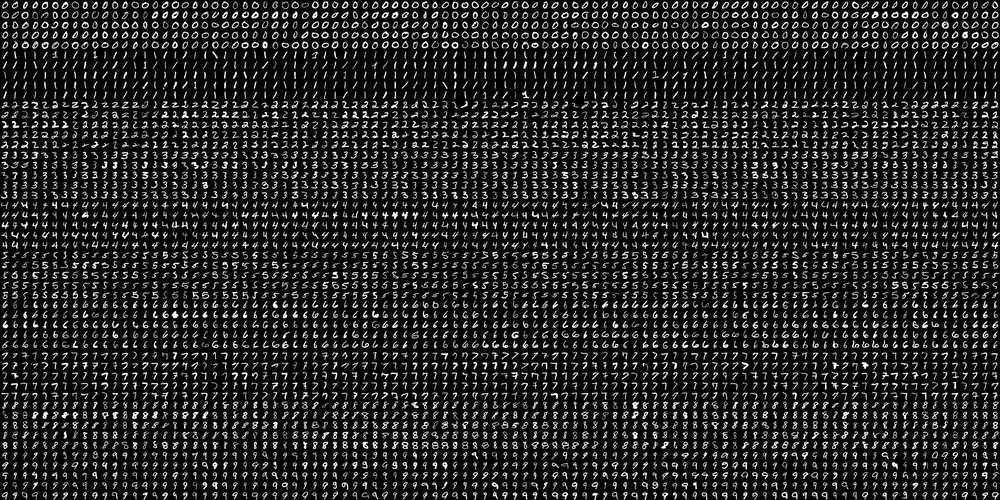
#> input picture imarticus/5.1 Computer Vision/4-In Class Exercise/digits.png, 1000 x 500 px, shrunk from 2000 x 1000 before the run
$ jupyter execute HoG_Digits.ipynb
#> lines starting #> are read from the running program, lines starting #| are printed output that depends on the picture
# HoG for Digit Recognition
(Taken and modified from the official tutorial of OpenCV on HoG)

[cell 1]
import cv2
#import cv2.ml
import numpy as np
import itertools as it
import matplotlib.pyplot as plt

### Define some Helper Functions

[cell 2]
def split2d(img, cell_size, flatten=True):
    h, w = img.shape[:2]
    sx, sy = cell_size
    cells = [np.hsplit(row, w//sx) for row in np.vsplit(img, h//sy)]
    cells = np.array(cells)
    if flatten:
        cells = cells.reshape(-1, sy, sx)
    return cells

# Load individual images from a bigger image (grid of small images)
def load_digits(fn):
    digits_img = cv2.imread(fn, 0)
    digits = split2d(digits_img, (SZ, SZ))
    labels = np.repeat(np.arange(CLASS_N), len(digits)/CLASS_N)
    return digits, labels

# De-skew the images by applying geometric transformations
def deskew(img):
    m = cv2.moments(img)
    if abs(m['mu02']) < 1e-2:
        return img.copy()
    skew = m['mu11']/m['mu02']
    M = np.float32([[1, skew, -0.5*SZ*skew], [0, 1, 0]])
    img = cv2.warpAffine(img, M, (SZ, SZ), flags=cv2.WARP_INVERSE_MAP | cv2.INTER_LINEAR)
    return img

def grouper(n, iterable, fillvalue=None, PY3=True):
    '''grouper(3, 'ABCDEFG', 'x') --> ABC DEF Gxx'''
    args = [iter(iterable)] * n
    if PY3:
        output = it.zip_longest(fillvalue=fillvalue, *args)
    else:
        output = it.izip_longest(fillvalue=fillvalue, *args)
    return output

# Make a grid if many small images
def make_grid_image(w, imgs, PY3=True):
    imgs = iter(imgs)
    if PY3:
        img0 = next(imgs)
    else:
        img0 = imgs.next()
    pad = np.zeros_like(img0)
    imgs = it.chain([img0], imgs)
    rows = grouper(w, imgs, pad)
    return np.vstack(map(np.hstack, rows))

# Create a SVM Model
def InitModel(C=12.5, gamma=0.50625):
  model = cv2.ml.SVM_create()
  model.setGamma(gamma)
  model.setC(C)
  model.setKernel(cv2.ml.SVM_RBF)
  model.setType(cv2.ml.SVM_C_SVC)
  return model

def Train(model, samples, responses):
  model.train(samples, cv2.ml.ROW_SAMPLE, responses)
  return model


#  Evaluate the model
def Evaluate(model, samples, labels):
    predictions = model.predict(samples)[1]

    count=0
    for pred, act in zip(predictions, labels):
        if pred==act:
           count=count+1

    accuracy = 100*(count/len(labels))
    print('\n Percentage Accuracy: %.2f %%' % (accuracy))

    confusion = np.zeros((10, 10), np.int32)
    for i, j in zip(labels, predictions):
        confusion[int(i), int(j)] += 1
    print('\n Confusion Matrix:')
    print(confusion)

    return


# Reshaping and normalizing the pixels
def preprocess(digits):
    return np.float32(digits).reshape(-1, SZ*SZ) / 255.0

# Get HoG feature descriptor object
def get_hog_features():
    winSize = (20,20)
    blockSize = (8,8)
    blockStride = (4,4)
    cellSize = (8,8)
    nbins = 9
    derivAperture = 1
    winSigma = -1.
    histogramNormType = 0
    L2HysThreshold = 0.2
    gammaCorrection = 1
    nlevels = 64
    signedGradient = True

    hog = cv2.HOGDescriptor(winSize,blockSize,blockStride,cellSize,nbins,derivAperture,winSigma,histogramNormType,L2HysThreshold,gammaCorrection,nlevels, signedGradient)

    return hog

[cell 3]
# individual digit sizes
SZ = 20
# Number of classes - 0 to 9 total 10 classes
CLASS_N = 10

### Input the Image Containing all Subimages

[cell 4]
img= cv2.imread('digits.png')
#> img is the input picture: shape (500, 1000, 3); min 0, max 255, mean 36.1
plt.figure(figsize=(25,35))
plt.imshow(img, cmap='gray')
plt.title('Original Image')
plt.show()

### Load the Original Bigger Image and Split the Smaller images of the digits from it

[cell 5]
print('Loading digits from digits.png ... ')

# Load data.
digits, labels = load_digits('digits.png')
#> in split2d, `cells = [np.hsplit(row, w//sx) for row in np.vsplit(img, h//sy)]`: cells = 25 items
#> in load_digits, `labels = np.repeat(np.arange(CLASS_N), len(digits)/CLASS_N)`: labels = 1250 values from 0 to 9
#> labels = 1250 values from 0 to 9

print('Shuffle data ... ')

# Shuffle data - change the order of the images
rand = np.random.RandomState(10)
shuffle = rand.permutation(len(digits))
#> shuffle = 1250 values, max 1249 at index 984, min 0 at index 1082, mean 624.5
digits, labels = digits[shuffle], labels[shuffle]
#> labels = 1250 values, max 9 at index 0, min 0 at index 8, mean 4.5

### Apply skew-correction to the individual digit images

[cell 6]
print('Deskewed images ... ')
digits_deskewed = list(map(deskew, digits))
#> in deskew, `m = cv2.moments(img)`: m = moments, m00 13587, centre m10/m00, m01/m00 = (9.39, 10.35)
#> in deskew, `skew = m['mu11']/m['mu02']`: skew = -0.0769
#> in deskew, `M = np.float32([[1, skew, -0.5*SZ*skew], [0, 1, 0]])`: M = [[1, -0.0769, 0.769], [0, 1, 0]]
#> in deskew (call 18), `m = cv2.moments(img)`: m = moments, m00 19695, centre m10/m00, m01/m00 = (9.6, 10.77)
#> in deskew (call 18), `skew = m['mu11']/m['mu02']`: skew = -0.0513
#> in deskew (call 18), `M = np.float32([[1, skew, -0.5*SZ*skew], [0, 1, 0]])`: M = [[1, -0.0513, 0.513], [0, 1, 0]]
#> in deskew (call 18), `img = cv2.warpAffine(img, M, (SZ, SZ), flags=cv2.WARP_INVERSE_MAP | cv..`:
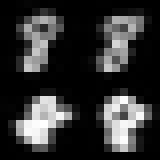
#> img: shape (20, 20) (shown 8 times larger); min 0, max 254, mean 49.3
#> in deskew (call 19), `m = cv2.moments(img)`: m = moments, m00 11902, centre m10/m00, m01/m00 = (9.27, 8.35)
#> in deskew (call 19), `m = cv2.moments(img)`:
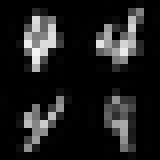
#> img: shape (20, 20) (shown 8 times larger); min 0, max 245, mean 29.8
#> in deskew (call 19), `skew = m['mu11']/m['mu02']`: skew = -0.0485
#> in deskew (call 19), `M = np.float32([[1, skew, -0.5*SZ*skew], [0, 1, 0]])`: M = [[1, -0.0485, 0.485], [0, 1, 0]]
#> in deskew (call 19), `img = cv2.warpAffine(img, M, (SZ, SZ), flags=cv2.WARP_INVERSE_MAP | cv..`:
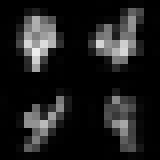
#> img: shape (20, 20) (shown 8 times larger); min 0, max 238, mean 29.8
#> in deskew (call 20), `m = cv2.moments(img)`: m = moments, m00 12016, centre m10/m00, m01/m00 = (9.68, 10.45)
#> in deskew (call 20), `m = cv2.moments(img)`:
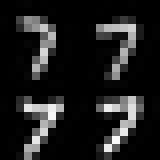
#> img: shape (20, 20) (shown 8 times larger); min 0, max 249, mean 30
#> in deskew (call 20), `skew = m['mu11']/m['mu02']`: skew = -0.0204
#> in deskew (call 20), `M = np.float32([[1, skew, -0.5*SZ*skew], [0, 1, 0]])`: M = [[1, -0.0204, 0.204], [0, 1, 0]]
#> in deskew (call 20), `img = cv2.warpAffine(img, M, (SZ, SZ), flags=cv2.WARP_INVERSE_MAP | cv..`:
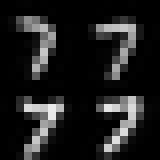
#> img: shape (20, 20) (shown 8 times larger); min 0, max 234, mean 30
#> in deskew (call 21), `m = cv2.moments(img)`: m = moments, m00 14054, centre m10/m00, m01/m00 = (10.13, 9.88)
#> in deskew (call 21), `m = cv2.moments(img)`:
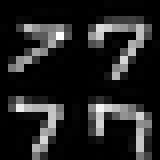
#> img: shape (20, 20) (shown 8 times larger); min 0, max 255, mean 35.1
#> in deskew (call 21), `skew = m['mu11']/m['mu02']`: skew = 0.00557
#> in deskew (call 21), `M = np.float32([[1, skew, -0.5*SZ*skew], [0, 1, 0]])`: M = [[1, 0.00557, -0.0557], [0, 1, 0]]
#> in deskew (call 22), `m = cv2.moments(img)`: m = moments, m00 16758, centre m10/m00, m01/m00 = (9.8, 9.7)
#> in deskew (call 22), `m = cv2.moments(img)`:
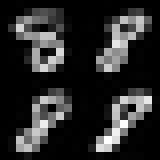
#> img: shape (20, 20) (shown 8 times larger); min 0, max 255, mean 41.9
#> in deskew (call 22), `skew = m['mu11']/m['mu02']`: skew = -0.0208
#> in deskew (call 22), `M = np.float32([[1, skew, -0.5*SZ*skew], [0, 1, 0]])`: M = [[1, -0.0208, 0.208], [0, 1, 0]]
#> in deskew (call 22), `img = cv2.warpAffine(img, M, (SZ, SZ), flags=cv2.WARP_INVERSE_MAP | cv..`:
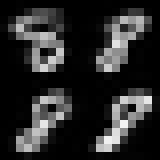
#> img: shape (20, 20) (shown 8 times larger); min 0, max 243, mean 41.9
#> in deskew (call 23), `m = cv2.moments(img)`: m = moments, m00 8805, centre m10/m00, m01/m00 = (9.79, 10.29)
#> in deskew (call 23), `m = cv2.moments(img)`:
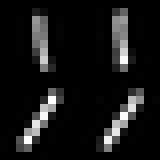
#> img: shape (20, 20) (shown 8 times larger); min 0, max 255, mean 22
#> in deskew (call 23), `skew = m['mu11']/m['mu02']`: skew = -0.0913
#> in deskew (call 23), `M = np.float32([[1, skew, -0.5*SZ*skew], [0, 1, 0]])`: M = [[1, -0.0913, 0.913], [0, 1, 0]]
#> in deskew (call 23), `img = cv2.warpAffine(img, M, (SZ, SZ), flags=cv2.WARP_INVERSE_MAP | cv..`:
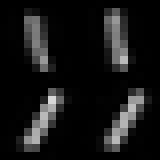
#> img: shape (20, 20) (shown 8 times larger); min 0, max 215, mean 22
#> digits_deskewed = 1250 items

### Define the HoG Object from OpenCV and compute HoG Features Descriptors

[cell 7]
print('Defining HoG parameters ...')

# HoG feature descriptor
hog = get_hog_features();

print('Calculating HoG descriptor for every image ... ')

hog_descriptors = []

for img in digits_deskewed:
    hog_descriptors.append(hog.compute(img))
#> after the loop, hog_descriptors = 1250 items

hog_descriptors = np.squeeze(hog_descriptors)

### Split Data Into Training and Test Set

[cell 8]
print('\n Splitting data into training (90%) and test set (10%)... ')
train_n=int(0.9*len(hog_descriptors))
#> train_n = 1125

digits_train, digits_test = np.split(digits_deskewed, [train_n])

# Training and Testing Images
hog_descriptors_train, hog_descriptors_test = np.split(hog_descriptors, [train_n])

# Training and Testing Digit Labels
labels_train, labels_test = np.split(labels, [train_n])
#> labels_train = 1125 values, max 9 at index 0, min 0 at index 8, mean 4.49; labels_test = 125 values, max 9 at index 8, min 0 at index 33, mean 4.63

### Train a Machine Learning Model - Support Vector Machine on the Training Data

[cell 9]
# Create a ML object - SVM in this case
model = InitModel()

print('\n Training SVM Model on Training Data...')
Train(model, hog_descriptors_train, labels_train)

### Test the Model on Test Data

The confusion matrix shows the number of correct and incorrect predictions of the SVM model on the Test data.

All the off-diagonal entries are the mis-classifications.

[cell 10]
print('\n Evaluating the Model ... ')
Evaluate(model, hog_descriptors_test, labels_test)
#> in Evaluate, `predictions = model.predict(samples)[1]`: predictions has the same summary as labels_test outside Evaluate
#> the loop in Evaluate, `for pred, act in zip(predictions, labels):` made 125 passes
#> (pred, act) on passes 1 to 12: ([1], 1), ([7], 7), ([6], 7), ([2], 3), ([2], 2), ([5], 5), ([2], 2), ([5], 5), ([9], 9), ([5], 5), ([4], 4), ([7], 7)
#> after the loop in Evaluate, `for pred, act in zip(predictions, labels):`: count = 111
#> in Evaluate, `accuracy = 100*(count/len(labels))`: accuracy = 88.8
#|  Percentage Accuracy: 88.80 %
#> the loop in Evaluate, `for i, j in zip(labels, predictions):` made 125 passes
#> j on passes 4, 6: [2], [5]
#| [[12  0  0  0  0  0  0  0  0  0]
#|  [ 0  7  0  0  0  0  0  0  0  0]
#|  [ 0  0 12  1  0  0  0  0  0  0]
#|  [ 0  0  2 11  0  0  0  0  0  0]
#|  [ 0  0  0  0 10  1  0  0  0  1]
#|  [ 0  0  0  0  2 18  0  0  0  0]
#|  [ 0  0  0  0  0  0 13  1  0  0]
#|  [ 0  0  0  0  0  0  1  7  0  0]
#|  [ 0  0  0  0  0  1  0  0 12  2]
#|  [ 0  0  0  0  0  0  0  0  2  9]]
